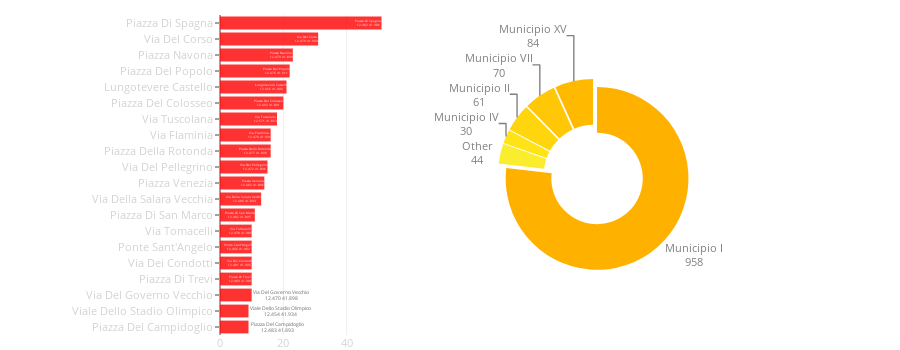

The notebook cell this image was saved under:
### Code cell
street_area_combine(city_data)

### Figure 1 — Plotly figure (JSON) as saved in the notebook; plotly's stock layout.template omitted (floating-point values rounded to 4 significant figures)
{"data": [{"hoverinfo": "text", "marker": {"color": "red"}, "opacity": 0.8, "orientation": "h", "showlegend": false, "text": ["Piazza Di Spagna<br>12.482 41.906", "Via Del Corso<br>12.479 41.904", "Piazza Navona<br>12.473 41.899", "Piazza Del Popolo<br>12.476 41.911", "Lungotevere Castello<br>12.466 41.903", "Piazza Del Colosseo<br>12.492 41.891", "Via Tuscolana<br>12.571 41.853", "Via Flaminia<br>12.470 41.931", "Piazza Della Rotonda<br>12.477 41.899", "Via Del Pellegrino<br>12.472 41.896", "Piazza Venezia<br>12.482 41.896", "Via Della Salara Vecchia<br>12.486 41.893", "Piazza Di San Marco<br>12.482 41.895", "Via Tomacelli<br>12.478 41.905", "Ponte Sant'Angelo<br>12.466 41.902", "Via Dei Condotti<br>12.481 41.905", "Piazza Di Trevi<br>12.483 41.901", "Via Del Governo Vecchio<br>12.470 41.898", "Viale Dello Stadio Olimpico<br>12.454 41.934", "Piazza Del Campidoglio<br>12.483 41.893"], "type": "bar", "uid": "edc48a54-44d5-11e9-a842-3c15c2cf2370", "x": [51, 31, 23, 22, 21, 20, 18, 16, 16, 15, 14, 13, 11, 10, 10, 10, 10, 10, 9, 9], "y": ["Piazza Di Spagna", "Via Del Corso", "Piazza Navona", "Piazza Del Popolo", "Lungotevere Castello", "Piazza Del Colosseo", "Via Tuscolana", "Via Flaminia", "Piazza Della Rotonda", "Via Del Pellegrino", "Piazza Venezia", "Via Della Salara Vecchia", "Piazza Di San Marco", "Via Tomacelli", "Ponte Sant'Angelo", "Via Dei Condotti", "Piazza Di Trevi", "Via Del Governo Vecchio", "Viale Dello Stadio Olimpico", "Piazza Del Campidoglio"]}, {"domain": {"x": [0.1, 1], "y": [0.2, 0.8]}, "hole": 0.5, "hoverinfo": "label+percent+value", "labels": ["Municipio I", "Municipio XV", "Municipio VII", "Municipio II", "Municipio IV", "Other"], "marker": {"colors": ["#ffb100", "#ffba00", "#ffc706", "#ffd50e", "#ffe317", "#faed2d"]}, "pull": 0.05, "sort": false, "textfont": {"color": "grey", "size": 11}, "textinfo": "label+value", "textposition": "outside", "type": "pie", "uid": "edc48cfa-44d5-11e9-8b60-3c15c2cf2370", "values": [958, 84, 70, 61, 30, 44]}], "layout": {"height": 350, "hovermode": "closest", "margin": {"b": 15, "l": 220, "r": 0, "t": 15}, "showlegend": false, "width": 900, "xaxis": {"domain": [0, 0.25], "tickfont": {"color": "lightgrey", "size": 11}}, "yaxis": {"autorange": "reversed", "domain": [0, 1], "tickfont": {"color": "lightgrey", "size": 11}, "ticklen": 4}}}
